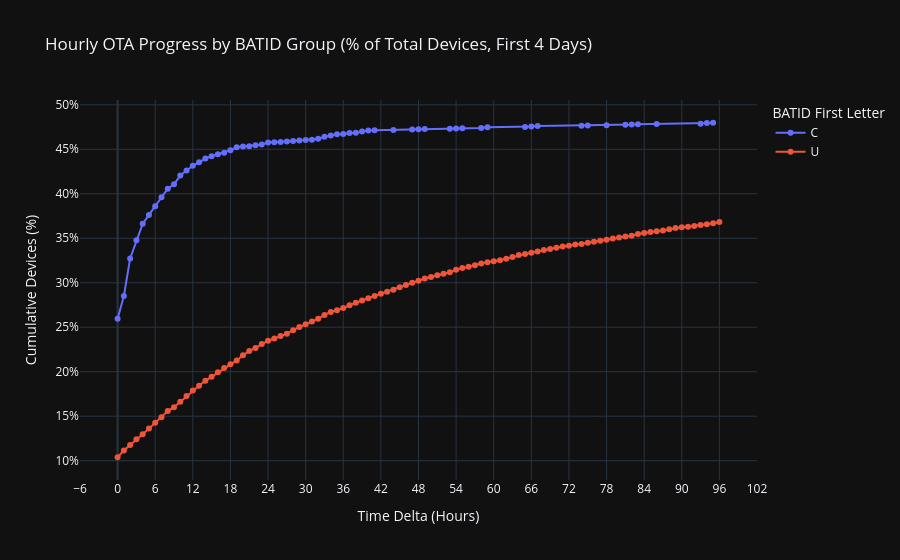

Here is the notebook cell this chart was saved with:
### Code cell
import plotly.express as px

fig_hourly = px.line(
    hourly_agg,
    x="time_diff_hours",
    y="cumulative_percent",
    color="batid_group",
    markers=True,
    title="Hourly OTA Progress by BATID Group (% of Total Devices, First 4 Days)",
    labels={
        "time_diff_hours": "Time Delta (Hours)",
        "cumulative_percent": "Cumulative Devices (%)",
        "batid_group": "BATID First Letter"
    }
)

fig_hourly.update_layout(
    template="plotly_dark",
    hovermode="x unified",
    yaxis=dict(ticksuffix="%"),
    xaxis=dict(
        tickmode="linear",
        dtick=6  # change to 1 for every-hour ticks
    )
)

fig_hourly.show()

### Figure 1 — Plotly figure (JSON) as saved in the notebook; plotly's stock layout.template omitted (floating-point values rounded to 4 significant figures)
{"data": [{"hovertemplate": "BATID First Letter=C<br>Time Delta (Hours)=%{x}<br>Cumulative Devices (%)=%{y}<extra></extra>", "legendgroup": "C", "line": {"color": "#636efa", "dash": "solid"}, "marker": {"symbol": "circle"}, "mode": "lines+markers", "name": "C", "orientation": "v", "showlegend": true, "type": "scatter", "x": [0.0, 1.0, 2.0, 3.0, 4.0, 5.0, 6.0, 7.0, 8.0, 9.0, 10.0, 11.0, 12.0, 13.0, 14.0, 15.0, 16.0, 17.0, 18.0, 19.0, 20.0, 21.0, 22.0, 23.0, 24.0, 25.0, 26.0, 27.0, 28.0, 29.0, 30.0, 31.0, 32.0, 33.0, 34.0, 35.0, 36.0, 37.0, 38.0, 39.0, 40.0, 41.0, 44.0, 47.0, 48.0, 49.0, 53.0, 54.0, 55.0, 58.0, 59.0, 65.0, 66.0, 67.0, 74.0, 75.0, 78.0, 81.0, 82.0, 83.0, 86.0, 93.0, 94.0, 95.0], "xaxis": "x", "y": [25.96, 28.52, 32.73, 34.78, 36.62, 37.63, 38.61, 39.61, 40.56, 41.07, 42.05, 42.61, 43.15, 43.53, 43.98, 44.21, 44.45, 44.6, 44.9, 45.22, 45.31, 45.34, 45.46, 45.55, 45.76, 45.79, 45.82, 45.88, 45.93, 45.99, 46.05, 46.08, 46.17, 46.41, 46.56, 46.68, 46.71, 46.82, 46.85, 47.0, 47.12, 47.15, 47.18, 47.21, 47.24, 47.27, 47.3, 47.33, 47.36, 47.39, 47.48, 47.51, 47.57, 47.63, 47.66, 47.69, 47.72, 47.74, 47.77, 47.8, 47.83, 47.86, 47.95, 47.98], "yaxis": "y"}, {"hovertemplate": "BATID First Letter=U<br>Time Delta (Hours)=%{x}<br>Cumulative Devices (%)=%{y}<extra></extra>", "legendgroup": "U", "line": {"color": "#EF553B", "dash": "solid"}, "marker": {"symbol": "circle"}, "mode": "lines+markers", "name": "U", "orientation": "v", "showlegend": true, "type": "scatter", "x": [0.0, 1.0, 2.0, 3.0, 4.0, 5.0, 6.0, 7.0, 8.0, 9.0, 10.0, 11.0, 12.0, 13.0, 14.0, 15.0, 16.0, 17.0, 18.0, 19.0, 20.0, 21.0, 22.0, 23.0, 24.0, 25.0, 26.0, 27.0, 28.0, 29.0, 30.0, 31.0, 32.0, 33.0, 34.0, 35.0, 36.0, 37.0, 38.0, 39.0, 40.0, 41.0, 42.0, 43.0, 44.0, 45.0, 46.0, 47.0, 48.0, 49.0, 50.0, 51.0, 52.0, 53.0, 54.0, 55.0, 56.0, 57.0, 58.0, 59.0, 60.0, 61.0, 62.0, 63.0, 64.0, 65.0, 66.0, 67.0, 68.0, 69.0, 70.0, 71.0, 72.0, 73.0, 74.0, 75.0, 76.0, 77.0, 78.0, 79.0, 80.0, 81.0, 82.0, 83.0, 84.0, 85.0, 86.0, 87.0, 88.0, 89.0, 90.0, 91.0, 92.0, 93.0, 94.0, 95.0, 96.0], "xaxis": "x", "y": [10.39, 11.16, 11.77, 12.42, 12.97, 13.61, 14.26, 14.87, 15.58, 16.01, 16.62, 17.27, 17.9, 18.42, 18.98, 19.43, 19.93, 20.41, 20.84, 21.27, 21.85, 22.32, 22.68, 23.12, 23.48, 23.73, 24.0, 24.28, 24.67, 25.04, 25.32, 25.63, 25.95, 26.39, 26.72, 26.92, 27.15, 27.47, 27.76, 28.0, 28.26, 28.52, 28.77, 28.98, 29.21, 29.48, 29.73, 30.01, 30.23, 30.47, 30.65, 30.83, 31.01, 31.18, 31.45, 31.65, 31.81, 31.98, 32.17, 32.3, 32.4, 32.54, 32.7, 32.88, 33.12, 33.22, 33.37, 33.52, 33.69, 33.8, 33.94, 34.07, 34.16, 34.29, 34.37, 34.5, 34.6, 34.72, 34.83, 34.97, 35.08, 35.19, 35.29, 35.47, 35.59, 35.69, 35.8, 35.87, 36.0, 36.14, 36.23, 36.29, 36.37, 36.48, 36.58, 36.7, 36.83], "yaxis": "y"}], "layout": {"hovermode": "x unified", "legend": {"title": {"text": "BATID First Letter"}, "tracegroupgap": 0}, "title": {"text": "Hourly OTA Progress by BATID Group (% of Total Devices, First 4 Days)"}, "xaxis": {"anchor": "y", "domain": [0, 1], "dtick": 6, "tickmode": "linear", "title": {"text": "Time Delta (Hours)"}}, "yaxis": {"anchor": "x", "domain": [0, 1], "ticksuffix": "%", "title": {"text": "Cumulative Devices (%)"}}}}
